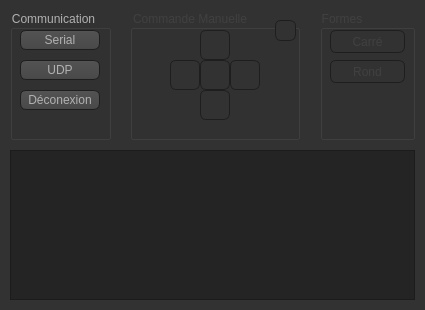
<?xml version="1.0" encoding="UTF-8"?>
<ui version="4.0">
 <class>MainWindow</class>
 <widget class="QMainWindow" name="MainWindow">
  <property name="geometry">
   <rect>
    <x>0</x>
    <y>0</y>
    <width>425</width>
    <height>310</height>
   </rect>
  </property>
  <property name="minimumSize">
   <size>
    <width>425</width>
    <height>310</height>
   </size>
  </property>
  <property name="maximumSize">
   <size>
    <width>425</width>
    <height>310</height>
   </size>
  </property>
  <property name="windowTitle">
   <string>Pointeur Laser</string>
  </property>
  <property name="styleSheet">
   <string notr="true">QToolTip
{
     border: 1px solid black;
     background-color: #ffa02f;
     padding: 1px;
     border-radius: 3px;
     opacity: 100;
}

QWidget
{
    color: #b1b1b1;
    background-color: #323232;
}

QWidget:item:hover
{
    background-color: QLinearGradient( x1: 0, y1: 0, x2: 0, y2: 1, stop: 0 #ffa02f, stop: 1 #ca0619);
    color: #000000;
}

QWidget:item:selected
{
    background-color: QLinearGradient( x1: 0, y1: 0, x2: 0, y2: 1, stop: 0 #ffa02f, stop: 1 #d7801a);
}

QMenuBar::item
{
    background: transparent;
}

QMenuBar::item:selected
{
    background: transparent;
    border: 1px solid #ffaa00;
}

QMenuBar::item:pressed
{
    background: #444;
    border: 1px solid #000;
    background-color: QLinearGradient(
        x1:0, y1:0,
        x2:0, y2:1,
        stop:1 #212121,
        stop:0.4 #343434/*,
        stop:0.2 #343434,
        stop:0.1 #ffaa00*/
    );
    margin-bottom:-1px;
    padding-bottom:1px;
}

QMenu
{
    border: 1px solid #000;
}

QMenu::item
{
    padding: 2px 20px 2px 20px;
}

QMenu::item:selected
{
    color: #000000;
}

QWidget:disabled
{
    color: #404040;
    background-color: #323232;
}

QAbstractItemView
{
    background-color: QLinearGradient( x1: 0, y1: 0, x2: 0, y2: 1, stop: 0 #4d4d4d, stop: 0.1 #646464, stop: 1 #5d5d5d);
}

QWidget:focus
{
    /*border: 2px solid QLinearGradient( x1: 0, y1: 0, x2: 0, y2: 1, stop: 0 #ffa02f, stop: 1 #d7801a);*/
}

QLineEdit
{
    background-color: QLinearGradient( x1: 0, y1: 0, x2: 0, y2: 1, stop: 0 #4d4d4d, stop: 0 #646464, stop: 1 #5d5d5d);
    padding: 1px;
    border-style: solid;
    border: 1px solid #1e1e1e;
    border-radius: 5;
}

QPushButton
{
    color: #b1b1b1;
    background-color: QLinearGradient( x1: 0, y1: 0, x2: 0, y2: 1, stop: 0 #565656, stop: 0.1 #525252, stop: 0.5 #4e4e4e, stop: 0.9 #4a4a4a, stop: 1 #464646);
    border-width: 1px;
    border-color: #1e1e1e;
    border-style: solid;
    border-radius: 6;
    padding: 3px;
    font-size: 12px;
    padding-left: 5px;
    padding-right: 5px;
}

QPushButton:pressed
{
    background-color: QLinearGradient( x1: 0, y1: 0, x2: 0, y2: 1, stop: 0 #2d2d2d, stop: 0.1 #2b2b2b, stop: 0.5 #292929, stop: 0.9 #282828, stop: 1 #252525);
}

QComboBox
{
    selection-background-color: #ffaa00;
    background-color: QLinearGradient( x1: 0, y1: 0, x2: 0, y2: 1, stop: 0 #565656, stop: 0.1 #525252, stop: 0.5 #4e4e4e, stop: 0.9 #4a4a4a, stop: 1 #464646);
    border-style: solid;
    border: 1px solid #1e1e1e;
    border-radius: 5;
}

QComboBox:hover,QPushButton:hover
{
    border: 2px solid QLinearGradient( x1: 0, y1: 0, x2: 0, y2: 1, stop: 0 #ffa02f, stop: 1 #d7801a);
}


QComboBox:on
{
    padding-top: 3px;
    padding-left: 4px;
    background-color: QLinearGradient( x1: 0, y1: 0, x2: 0, y2: 1, stop: 0 #2d2d2d, stop: 0.1 #2b2b2b, stop: 0.5 #292929, stop: 0.9 #282828, stop: 1 #252525);
    selection-background-color: #ffaa00;
}

QComboBox QAbstractItemView
{
    border: 2px solid darkgray;
    selection-background-color: QLinearGradient( x1: 0, y1: 0, x2: 0, y2: 1, stop: 0 #ffa02f, stop: 1 #d7801a);
}

QComboBox::drop-down
{
     subcontrol-origin: padding;
     subcontrol-position: top right;
     width: 15px;

     border-left-width: 0px;
     border-left-color: darkgray;
     border-left-style: solid; /* just a single line */
     border-top-right-radius: 3px; /* same radius as the QComboBox */
     border-bottom-right-radius: 3px;
 }

QComboBox::down-arrow
{
     image: url(:/down_arrow.png);
}

QGroupBox:focus
{
border: 2px solid QLinearGradient( x1: 0, y1: 0, x2: 0, y2: 1, stop: 0 #ffa02f, stop: 1 #d7801a);
}

QTextEdit:focus
{
    border: 2px solid QLinearGradient( x1: 0, y1: 0, x2: 0, y2: 1, stop: 0 #ffa02f, stop: 1 #d7801a);
}

QScrollBar:horizontal {
     border: 1px solid #222222;
     background: QLinearGradient( x1: 0, y1: 0, x2: 0, y2: 1, stop: 0.0 #121212, stop: 0.2 #282828, stop: 1 #484848);
     height: 7px;
     margin: 0px 16px 0 16px;
}

QScrollBar::handle:horizontal
{
      background: QLinearGradient( x1: 0, y1: 0, x2: 1, y2: 0, stop: 0 #ffa02f, stop: 0.5 #d7801a, stop: 1 #ffa02f);
      min-height: 20px;
      border-radius: 2px;
}

QScrollBar::add-line:horizontal {
      border: 1px solid #1b1b19;
      border-radius: 2px;
      background: QLinearGradient( x1: 0, y1: 0, x2: 1, y2: 0, stop: 0 #ffa02f, stop: 1 #d7801a);
      width: 14px;
      subcontrol-position: right;
      subcontrol-origin: margin;
}

QScrollBar::sub-line:horizontal {
      border: 1px solid #1b1b19;
      border-radius: 2px;
      background: QLinearGradient( x1: 0, y1: 0, x2: 1, y2: 0, stop: 0 #ffa02f, stop: 1 #d7801a);
      width: 14px;
     subcontrol-position: left;
     subcontrol-origin: margin;
}

QScrollBar::right-arrow:horizontal, QScrollBar::left-arrow:horizontal
{
      border: 1px solid black;
      width: 1px;
      height: 1px;
      background: white;
}

QScrollBar::add-page:horizontal, QScrollBar::sub-page:horizontal
{
      background: none;
}

QScrollBar:vertical
{
      background: QLinearGradient( x1: 0, y1: 0, x2: 1, y2: 0, stop: 0.0 #121212, stop: 0.2 #282828, stop: 1 #484848);
      width: 7px;
      margin: 16px 0 16px 0;
      border: 1px solid #222222;
}

QScrollBar::handle:vertical
{
      background: QLinearGradient( x1: 0, y1: 0, x2: 0, y2: 1, stop: 0 #ffa02f, stop: 0.5 #d7801a, stop: 1 #ffa02f);
      min-height: 20px;
      border-radius: 2px;
}

QScrollBar::add-line:vertical
{
      border: 1px solid #1b1b19;
      border-radius: 2px;
      background: QLinearGradient( x1: 0, y1: 0, x2: 0, y2: 1, stop: 0 #ffa02f, stop: 1 #d7801a);
      height: 14px;
      subcontrol-position: bottom;
      subcontrol-origin: margin;
}

QScrollBar::sub-line:vertical
{
      border: 1px solid #1b1b19;
      border-radius: 2px;
      background: QLinearGradient( x1: 0, y1: 0, x2: 0, y2: 1, stop: 0 #d7801a, stop: 1 #ffa02f);
      height: 14px;
      subcontrol-position: top;
      subcontrol-origin: margin;
}

QScrollBar::up-arrow:vertical, QScrollBar::down-arrow:vertical
{
      border: 1px solid black;
      width: 1px;
      height: 1px;
      background: white;
}


QScrollBar::add-page:vertical, QScrollBar::sub-page:vertical
{
      background: none;
}

QTextEdit
{
    background-color: #242424;
}

QPlainTextEdit
{
    background-color: #242424;
}

QHeaderView::section
{
    background-color: QLinearGradient(x1:0, y1:0, x2:0, y2:1, stop:0 #616161, stop: 0.5 #505050, stop: 0.6 #434343, stop:1 #656565);
    color: white;
    padding-left: 4px;
    border: 1px solid #6c6c6c;
}

QCheckBox:disabled
{
color: #414141;
}

QDockWidget::title
{
    text-align: center;
    spacing: 3px; /* spacing between items in the tool bar */
    background-color: QLinearGradient(x1:0, y1:0, x2:0, y2:1, stop:0 #323232, stop: 0.5 #242424, stop:1 #323232);
}

QDockWidget::close-button, QDockWidget::float-button
{
    text-align: center;
    spacing: 1px; /* spacing between items in the tool bar */
    background-color: QLinearGradient(x1:0, y1:0, x2:0, y2:1, stop:0 #323232, stop: 0.5 #242424, stop:1 #323232);
}

QDockWidget::close-button:hover, QDockWidget::float-button:hover
{
    background: #242424;
}

QDockWidget::close-button:pressed, QDockWidget::float-button:pressed
{
    padding: 1px -1px -1px 1px;
}

QMainWindow::separator
{
    background-color: QLinearGradient(x1:0, y1:0, x2:0, y2:1, stop:0 #161616, stop: 0.5 #151515, stop: 0.6 #212121, stop:1 #343434);
    color: white;
    padding-left: 4px;
    border: 1px solid #4c4c4c;
    spacing: 3px; /* spacing between items in the tool bar */
}

QMainWindow::separator:hover
{

    background-color: QLinearGradient(x1:0, y1:0, x2:0, y2:1, stop:0 #d7801a, stop:0.5 #b56c17 stop:1 #ffa02f);
    color: white;
    padding-left: 4px;
    border: 1px solid #6c6c6c;
    spacing: 3px; /* spacing between items in the tool bar */
}

QToolBar::handle
{
     spacing: 3px; /* spacing between items in the tool bar */
     background: url(:/images/handle.png);
}

QMenu::separator
{
    height: 2px;
    background-color: QLinearGradient(x1:0, y1:0, x2:0, y2:1, stop:0 #161616, stop: 0.5 #151515, stop: 0.6 #212121, stop:1 #343434);
    color: white;
    padding-left: 4px;
    margin-left: 10px;
    margin-right: 5px;
}

QProgressBar
{
    border: 2px solid grey;
    border-radius: 5px;
    text-align: center;
}

QProgressBar::chunk
{
    background-color: #d7801a;
    width: 2.15px;
    margin: 0.5px;
}

QTabBar::tab {
    color: #b1b1b1;
    border: 1px solid #444;
    border-bottom-style: none;
    background-color: #323232;
    padding-left: 10px;
    padding-right: 10px;
    padding-top: 3px;
    padding-bottom: 2px;
    margin-right: -1px;
}

QTabWidget::pane {
    border: 1px solid #444;
    top: 1px;
}

QTabBar::tab:last
{
    margin-right: 0; /* the last selected tab has nothing to overlap with on the right */
    border-top-right-radius: 3px;
}

QTabBar::tab:first:!selected
{
 margin-left: 0px; /* the last selected tab has nothing to overlap with on the right */


    border-top-left-radius: 3px;
}

QTabBar::tab:!selected
{
    color: #b1b1b1;
    border-bottom-style: solid;
    margin-top: 3px;
    background-color: QLinearGradient(x1:0, y1:0, x2:0, y2:1, stop:1 #212121, stop:.4 #343434);
}

QTabBar::tab:selected
{
    border-top-left-radius: 3px;
    border-top-right-radius: 3px;
    margin-bottom: 0px;
}

QTabBar::tab:!selected:hover
{
    /*border-top: 2px solid #ffaa00;
    padding-bottom: 3px;*/
    border-top-left-radius: 3px;
    border-top-right-radius: 3px;
    background-color: QLinearGradient(x1:0, y1:0, x2:0, y2:1, stop:1 #212121, stop:0.4 #343434, stop:0.2 #343434, stop:0.1 #ffaa00);
}

QRadioButton::indicator:checked, QRadioButton::indicator:unchecked{
    color: #b1b1b1;
    background-color: #323232;
    border: 1px solid #b1b1b1;
    border-radius: 6px;
}

QRadioButton::indicator:checked
{
    background-color: qradialgradient(
        cx: 0.5, cy: 0.5,
        fx: 0.5, fy: 0.5,
        radius: 1.0,
        stop: 0.25 #ffaa00,
        stop: 0.3 #323232
    );
}

QCheckBox::indicator{
    color: #b1b1b1;
    background-color: #323232;
    border: 1px solid #b1b1b1;
    width: 9px;
    height: 9px;
}

QRadioButton::indicator
{
    border-radius: 6px;
}

QRadioButton::indicator:hover, QCheckBox::indicator:hover
{
    border: 1px solid #ffaa00;
}

QCheckBox::indicator:checked
{
    image:url(:/images/checkbox.png);
}

QCheckBox::indicator:disabled, QRadioButton::indicator:disabled
{
    border: 1px solid #444;
}</string>
  </property>
  <widget class="QWidget" name="centralWidget">
   <widget class="QGroupBox" name="GroupBoxFormes">
    <property name="enabled">
     <bool>false</bool>
    </property>
    <property name="geometry">
     <rect>
      <x>320</x>
      <y>10</y>
      <width>95</width>
      <height>130</height>
     </rect>
    </property>
    <property name="title">
     <string>Formes</string>
    </property>
    <widget class="QPushButton" name="ButtonSquare">
     <property name="geometry">
      <rect>
       <x>10</x>
       <y>20</y>
       <width>75</width>
       <height>23</height>
      </rect>
     </property>
     <property name="text">
      <string>Carré</string>
     </property>
    </widget>
    <widget class="QPushButton" name="ButtonCircle">
     <property name="geometry">
      <rect>
       <x>10</x>
       <y>50</y>
       <width>75</width>
       <height>23</height>
      </rect>
     </property>
     <property name="text">
      <string>Rond</string>
     </property>
    </widget>
   </widget>
   <widget class="QGroupBox" name="GroupBoxCommandeManuelle">
    <property name="enabled">
     <bool>false</bool>
    </property>
    <property name="geometry">
     <rect>
      <x>130</x>
      <y>10</y>
      <width>170</width>
      <height>130</height>
     </rect>
    </property>
    <property name="title">
     <string>Commande Manuelle</string>
    </property>
    <widget class="QPushButton" name="ButtonUp">
     <property name="geometry">
      <rect>
       <x>70</x>
       <y>20</y>
       <width>30</width>
       <height>30</height>
      </rect>
     </property>
     <property name="text">
      <string/>
     </property>
    </widget>
    <widget class="QPushButton" name="ButtonDown">
     <property name="geometry">
      <rect>
       <x>70</x>
       <y>80</y>
       <width>30</width>
       <height>30</height>
      </rect>
     </property>
     <property name="text">
      <string/>
     </property>
    </widget>
    <widget class="QPushButton" name="ButtonLeft">
     <property name="geometry">
      <rect>
       <x>40</x>
       <y>50</y>
       <width>30</width>
       <height>30</height>
      </rect>
     </property>
     <property name="text">
      <string/>
     </property>
    </widget>
    <widget class="QPushButton" name="ButtonRight">
     <property name="geometry">
      <rect>
       <x>100</x>
       <y>50</y>
       <width>30</width>
       <height>30</height>
      </rect>
     </property>
     <property name="text">
      <string/>
     </property>
    </widget>
    <widget class="QPushButton" name="ButtonCenter">
     <property name="geometry">
      <rect>
       <x>70</x>
       <y>50</y>
       <width>30</width>
       <height>30</height>
      </rect>
     </property>
     <property name="text">
      <string/>
     </property>
    </widget>
    <widget class="QPushButton" name="ButtonLaser">
     <property name="geometry">
      <rect>
       <x>145</x>
       <y>10</y>
       <width>21</width>
       <height>21</height>
      </rect>
     </property>
     <property name="text">
      <string/>
     </property>
    </widget>
   </widget>
   <widget class="QGroupBox" name="Communication">
    <property name="geometry">
     <rect>
      <x>10</x>
      <y>10</y>
      <width>101</width>
      <height>130</height>
     </rect>
    </property>
    <property name="title">
     <string>Communication</string>
    </property>
    <widget class="QPushButton" name="ButtonSerial">
     <property name="geometry">
      <rect>
       <x>10</x>
       <y>20</y>
       <width>80</width>
       <height>20</height>
      </rect>
     </property>
     <property name="text">
      <string>Serial</string>
     </property>
    </widget>
    <widget class="QPushButton" name="ButtonTCP">
     <property name="geometry">
      <rect>
       <x>10</x>
       <y>50</y>
       <width>80</width>
       <height>20</height>
      </rect>
     </property>
     <property name="text">
      <string>UDP</string>
     </property>
    </widget>
    <widget class="QPushButton" name="ButtonDeconexion">
     <property name="geometry">
      <rect>
       <x>10</x>
       <y>80</y>
       <width>80</width>
       <height>20</height>
      </rect>
     </property>
     <property name="text">
      <string>Déconexion</string>
     </property>
    </widget>
   </widget>
   <widget class="QTextEdit" name="textEditLog">
    <property name="enabled">
     <bool>true</bool>
    </property>
    <property name="geometry">
     <rect>
      <x>10</x>
      <y>150</y>
      <width>405</width>
      <height>150</height>
     </rect>
    </property>
    <property name="readOnly">
     <bool>true</bool>
    </property>
   </widget>
  </widget>
 </widget>
 <layoutdefault spacing="6" margin="11"/>
 <resources/>
 <connections/>
</ui>
